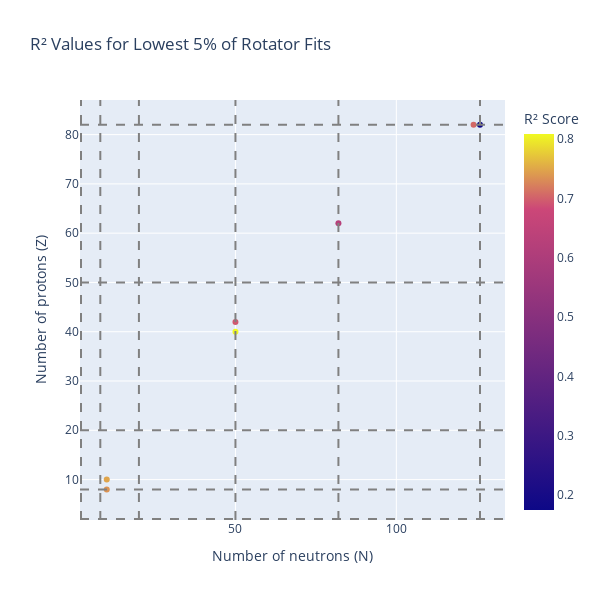

The code cell stored with this chart in its notebook:
### Code cell
fig = px.scatter(get_worst_r2(rotators, stdevs_r2[1]).reset_index(), 
          x='n',
          y='z', 
          color='r2',
          title='R² Values for Lowest 5% of Rotator Fits',
          labels={'z': 'Number of protons (Z)', 'n': 'Number of neutrons (N)', 'r2': 'R² Score'},
          color_continuous_scale=[(0,'#0d0887'), (0.8,'#cc4778'), (1,'#f0f921')],
          height=600,
          width=600)

magic_numbers_n = [2, 8, 20, 50, 82, 126]
magic_numbers_z = [2, 8, 20, 50, 82]

for i, m in enumerate(magic_numbers_n):
    fig.add_vline(x=m, line_dash="dash", line_color="gray", name="Magic numbers" if i==0 else None)

for i, m in enumerate(magic_numbers_z):
    fig.add_hline(y=m, line_dash="dash", line_color="gray")


fig.show()

### Figure 1 — Plotly figure (JSON) as saved in the notebook; plotly's stock layout.template omitted (floating-point values rounded to 4 significant figures)
{"data": [{"hovertemplate": "Number of neutrons (N)=%{x}<br>Number of protons (Z)=%{y}<br>R² Score=%{marker.color}<extra></extra>", "legendgroup": "", "marker": {"color": [0.7358, 0.7478, 0.8083, 0.6943, 0.6232, 0.706, 0.175], "coloraxis": "coloraxis", "symbol": "circle"}, "mode": "markers", "name": "", "orientation": "v", "showlegend": false, "type": "scatter", "x": [10, 10, 50, 50, 82, 124, 126], "xaxis": "x", "y": [8, 10, 40, 42, 62, 82, 82], "yaxis": "y"}], "layout": {"coloraxis": {"colorbar": {"title": {"text": "R² Score"}}, "colorscale": [[0, "#0d0887"], [0.8, "#cc4778"], [1, "#f0f921"]]}, "height": 600, "legend": {"tracegroupgap": 0}, "shapes": [{"line": {"color": "gray", "dash": "dash"}, "name": "Magic numbers", "type": "line", "x0": 2, "x1": 2, "xref": "x", "y0": 0, "y1": 1, "yref": "y domain"}, {"line": {"color": "gray", "dash": "dash"}, "type": "line", "x0": 8, "x1": 8, "xref": "x", "y0": 0, "y1": 1, "yref": "y domain"}, {"line": {"color": "gray", "dash": "dash"}, "type": "line", "x0": 20, "x1": 20, "xref": "x", "y0": 0, "y1": 1, "yref": "y domain"}, {"line": {"color": "gray", "dash": "dash"}, "type": "line", "x0": 50, "x1": 50, "xref": "x", "y0": 0, "y1": 1, "yref": "y domain"}, {"line": {"color": "gray", "dash": "dash"}, "type": "line", "x0": 82, "x1": 82, "xref": "x", "y0": 0, "y1": 1, "yref": "y domain"}, {"line": {"color": "gray", "dash": "dash"}, "type": "line", "x0": 126, "x1": 126, "xref": "x", "y0": 0, "y1": 1, "yref": "y domain"}, {"line": {"color": "gray", "dash": "dash"}, "type": "line", "x0": 0, "x1": 1, "xref": "x domain", "y0": 2, "y1": 2, "yref": "y"}, {"line": {"color": "gray", "dash": "dash"}, "type": "line", "x0": 0, "x1": 1, "xref": "x domain", "y0": 8, "y1": 8, "yref": "y"}, {"line": {"color": "gray", "dash": "dash"}, "type": "line", "x0": 0, "x1": 1, "xref": "x domain", "y0": 20, "y1": 20, "yref": "y"}, {"line": {"color": "gray", "dash": "dash"}, "type": "line", "x0": 0, "x1": 1, "xref": "x domain", "y0": 50, "y1": 50, "yref": "y"}, {"line": {"color": "gray", "dash": "dash"}, "type": "line", "x0": 0, "x1": 1, "xref": "x domain", "y0": 82, "y1": 82, "yref": "y"}], "title": {"text": "R² Values for Lowest 5% of Rotator Fits"}, "width": 600, "xaxis": {"anchor": "y", "domain": [0, 1], "title": {"text": "Number of neutrons (N)"}}, "yaxis": {"anchor": "x", "domain": [0, 1], "title": {"text": "Number of protons (Z)"}}}}
